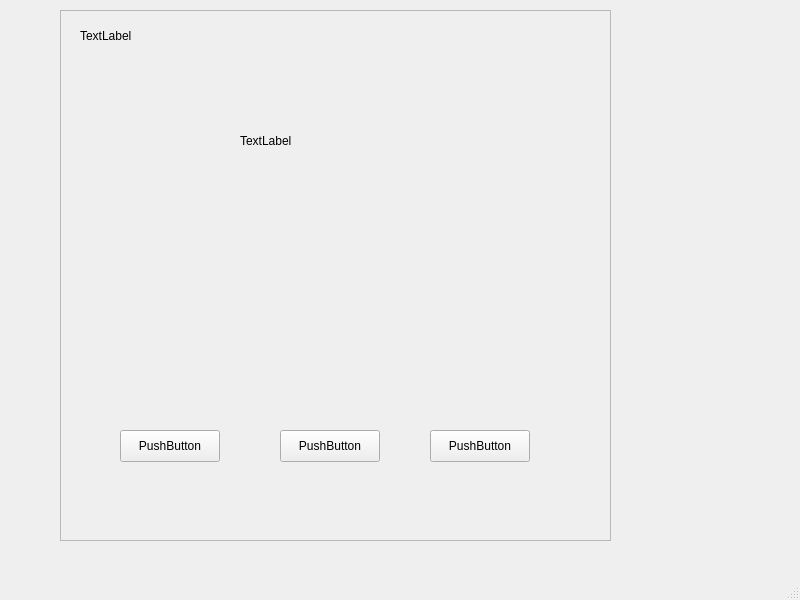
<?xml version="1.0" encoding="UTF-8"?>
<ui version="4.0">
 <class>MainWindow</class>
 <widget class="QMainWindow" name="MainWindow">
  <property name="geometry">
   <rect>
    <x>0</x>
    <y>0</y>
    <width>800</width>
    <height>600</height>
   </rect>
  </property>
  <property name="windowTitle">
   <string>MainWindow</string>
  </property>
  <widget class="QWidget" name="centralwidget">
   <widget class="QFrame" name="frame">
    <property name="geometry">
     <rect>
      <x>60</x>
      <y>10</y>
      <width>551</width>
      <height>531</height>
     </rect>
    </property>
    <property name="frameShape">
     <enum>QFrame::Shape::StyledPanel</enum>
    </property>
    <property name="frameShadow">
     <enum>QFrame::Shadow::Raised</enum>
    </property>
    <widget class="QPushButton" name="pushButton">
     <property name="geometry">
      <rect>
       <x>60</x>
       <y>420</y>
       <width>100</width>
       <height>32</height>
      </rect>
     </property>
     <property name="text">
      <string>PushButton</string>
     </property>
    </widget>
    <widget class="QPushButton" name="pushButton_2">
     <property name="geometry">
      <rect>
       <x>220</x>
       <y>420</y>
       <width>100</width>
       <height>32</height>
      </rect>
     </property>
     <property name="text">
      <string>PushButton</string>
     </property>
    </widget>
    <widget class="QPushButton" name="pushButton_3">
     <property name="geometry">
      <rect>
       <x>370</x>
       <y>420</y>
       <width>100</width>
       <height>32</height>
      </rect>
     </property>
     <property name="text">
      <string>PushButton</string>
     </property>
    </widget>
    <widget class="QLabel" name="label">
     <property name="geometry">
      <rect>
       <x>20</x>
       <y>10</y>
       <width>121</width>
       <height>31</height>
      </rect>
     </property>
     <property name="text">
      <string>TextLabel</string>
     </property>
    </widget>
    <widget class="QLabel" name="label_2">
     <property name="geometry">
      <rect>
       <x>180</x>
       <y>100</y>
       <width>181</width>
       <height>61</height>
      </rect>
     </property>
     <property name="text">
      <string>TextLabel</string>
     </property>
    </widget>
   </widget>
  </widget>
  <widget class="QMenuBar" name="menubar">
   <property name="geometry">
    <rect>
     <x>0</x>
     <y>0</y>
     <width>800</width>
     <height>24</height>
    </rect>
   </property>
  </widget>
  <widget class="QStatusBar" name="statusbar"/>
 </widget>
 <resources/>
 <connections/>
</ui>
